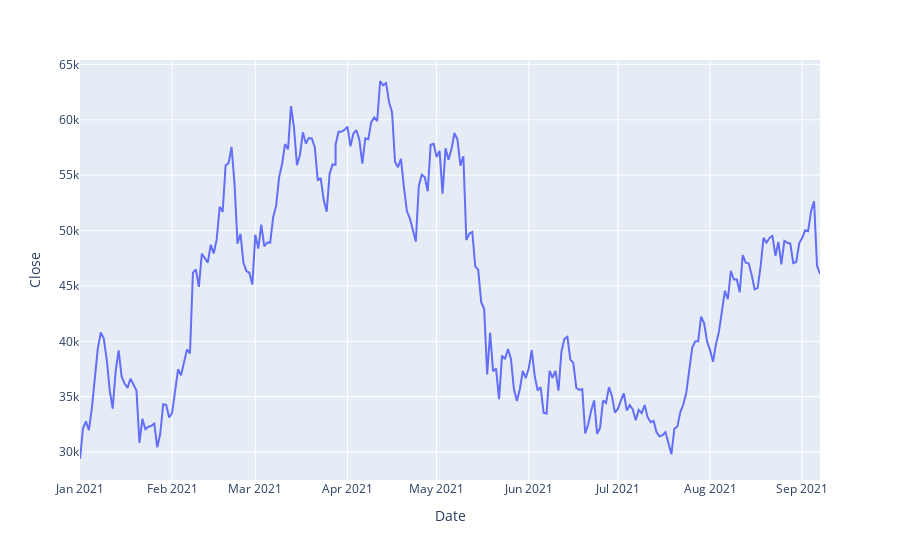

The notebook cell saved with this chart:
### Markdown cell above
We see that In-Sample RMSE with bias has smaller RMSE because it introduce a little bias in the model

### Code cell
fig = px.line(data,y='Close')
fig.show("png")

### Figure 1 — Plotly figure (JSON) as saved in the notebook; plotly's stock layout.template omitted (floating-point values rounded to 4 significant figures; data arrays with more than 128 entries replaced by an {"elided": "..."} marker saying what was removed)
{"data": [{"hovertemplate": "Date=%{x}<br>Close=%{y}<extra></extra>", "legendgroup": "", "line": {"color": "#636efa", "dash": "solid"}, "marker": {"symbol": "circle"}, "mode": "lines", "name": "", "orientation": "v", "showlegend": false, "type": "scatter", "x": {"elided": "251 str values"}, "xaxis": "x", "y": {"elided": "251 float values"}, "yaxis": "y"}], "layout": {"legend": {"tracegroupgap": 0}, "margin": {"t": 60}, "xaxis": {"anchor": "y", "domain": [0, 1], "title": {"text": "Date"}}, "yaxis": {"anchor": "x", "domain": [0, 1], "title": {"text": "Close"}}}}
